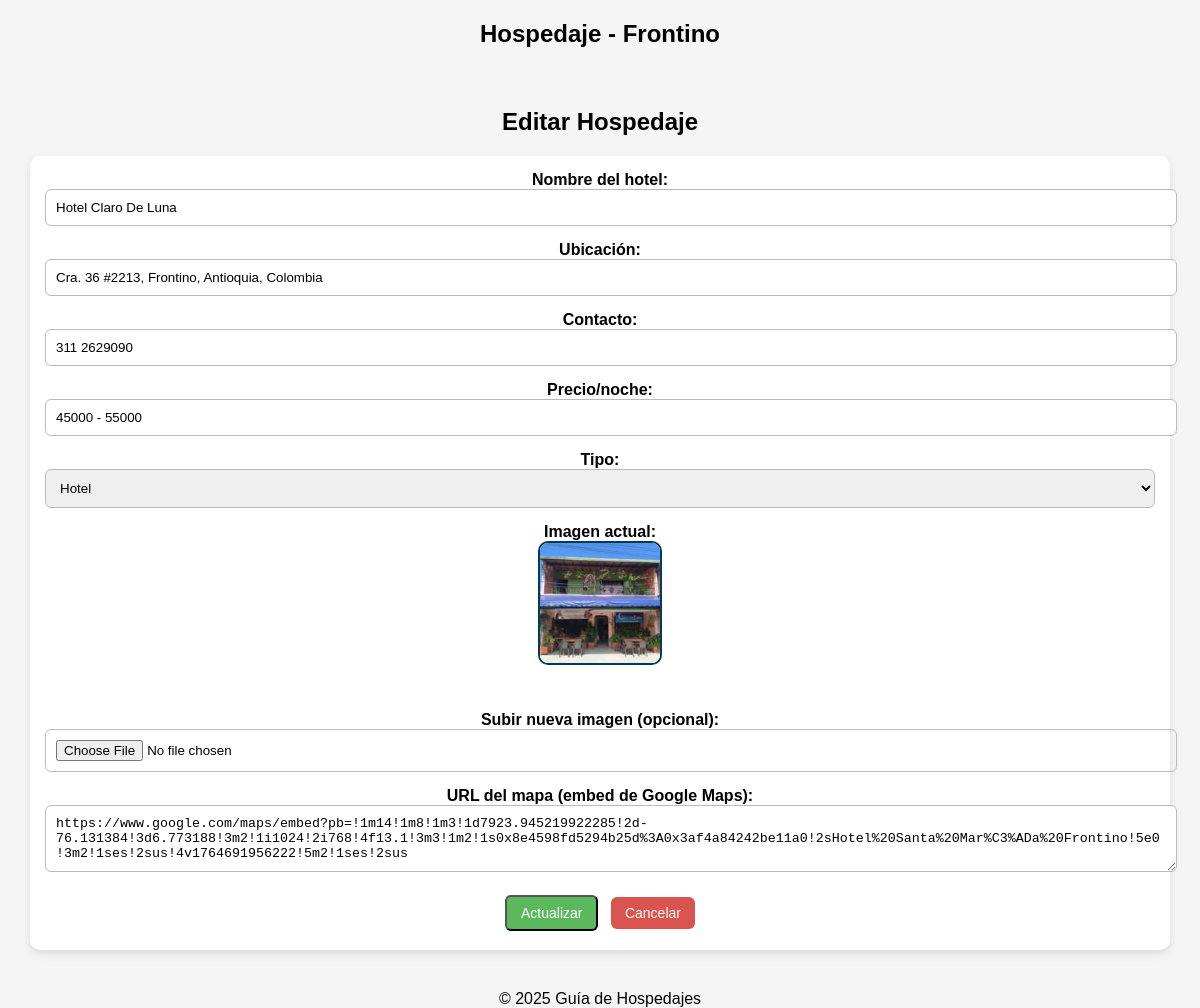
/editar/13 (signed in), run on the app's committed database.
### tables this page shows
CREATE TABLE hospedajes (
                        id INTEGER PRIMARY KEY AUTOINCREMENT,
                        nombre_hotel TEXT,
                        ubicacion TEXT,
                        contacto TEXT,
                        precio TEXT,
                        tipo TEXT,
                        imagen TEXT,
                        mapa TEXT
                    );

### app.py (the view, shortened to what this page needs)
@app.route("/editar/<int:id>", methods=["GET", "POST"])
def editar(id):
    if "admin" not in session:
        return redirect(url_for("login"))
    db = get_db()
    hospedaje = db.execute("SELECT * FROM hospedajes WHERE id = ?", (id,)).fetchone()
    if not hospedaje:
        return "Hospedaje no encontrado", 404
    return render_template("editar.html", h=hospedaje)

### app.py (called while the page is built)
def get_db():
    db = getattr(g, '_database', None)
    if db is None:
        db = g._database = sqlite3.connect(DATABASE)
        db.row_factory = sqlite3.Row  # Permite acceder a columnas por nombre
    return db

@app.teardown_appcontext
def close_connection(exception):
    db = getattr(g, '_database', None)
    if db is not None:
        db.close()

### templates/editar.html (shortened to what this page needs)
{% extends "base.html" %}
{% block content %}
<h2>Editar Hospedaje</h2>
<div class="card">
<form method="POST" enctype="multipart/form-data">
    <label>Nombre del hotel:</label>
    <input type="text" name="nombre" value="{{ h.nombre_hotel }}" required>
    <label>Ubicación:</label>
    <input type="text" name="ubicacion" value="{{ h.ubicacion }}" required>
    <label>Contacto:</label>
    <input type="text" name="contacto" value="{{ h.contacto }}" required>
    <label>Precio/noche:</label>
    <input type="text" name="precio" value="{{ h.precio }}" required>
    <label>Tipo:</label>
    <select name="tipo" required>
        <option value="Hotel" {% if h.tipo == "Hotel" %}selected{% endif %}>Hotel</option>
    </select>
    <label>Imagen actual:</label><br>
    {% if h.imagen %}
        <img src="/static/uploads/{{ h.imagen }}" width="200" style="border-radius:10px;border:2px solid #003b5c;">
    {% endif %}
    <br><br>
    <label>Subir nueva imagen (opcional):</label>
    <input type="file" name="imagen" accept="image/*">
    <label>URL del mapa (embed de Google Maps):</label>
    <textarea name="mapa" rows="3">{{ h.mapa }}</textarea>
    <button class="btn btn-success">Actualizar</button>
    <a href="/panel" class="btn btn-danger">Cancelar</a>
</form>
</div>
{% endblock %}

### static/style.css (style rules this page uses)
body { margin: 0; padding: 0; font-family: Arial, Helvetica, sans-serif; background: #f5f5f5; text-align: center; }
.btn { padding: 8px 14px; border-radius: 6px; text-decoration: none; color: white; font-size: 14px; margin: 4px; display: inline-block; }
.btn-danger { background: #d9534f; }
.btn-success { background: #5cb85c; }
form input, form textarea, form select { width: 100%; padding: 10px; margin-bottom: 15px; border-radius: 6px; border: 1px solid #bbb; }
form label { font-weight: bold; }
.card { background: white; border-radius: 10px; padding: 15px; margin-bottom: 20px; box-shadow: 0 4px 10px rgba(0,0,0,0.1); text-align: center; }
.card img { display: block; margin: 0 auto; width: 120px; border-radius: 10px; margin-bottom: 10px; }

### data on the page
hospedajes: nombre "Hotel Claro De Luna", ubicacion "Cra. 36 #2213, Frontino, Antioquia, Colombia", contacto "311 2629090", precio "45000 - 55000", tipo "Hotel", imagen (picture), mapa "https://www.google.com/maps/embed?pb=!1m14!1m8!1m3!1d7923.945219922285!2d-76.131384!3d6.773188!3m2!1i1024!2i768!4f13.1!3m3!1m2!1s0x8e4598fd5294b25d%3A0x3af4a84242be11a0!2sHotel%20Santa%20Mar%C3%ADa%20Frontino!5e0!3m2!1ses!2sus!4v1764691956222!5m2!1ses!2sus"

### other printed values
{{ 2025 }} "2025"
